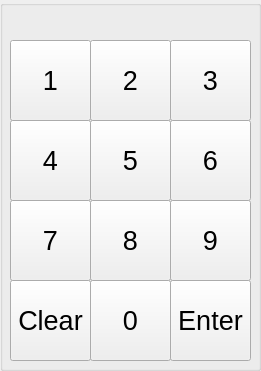
   <widget class="QGroupBox" name="groupBox_keyboard">
    <property name="geometry">
     <rect>
      <x>1010</x>
      <y>70</y>
      <width>261</width>
      <height>371</height>
     </rect>
    </property>
    <property name="font">
     <font>
      <pointsize>20</pointsize>
      <kerning>false</kerning>
     </font>
    </property>
    <property name="focusPolicy">
     <enum>Qt::NoFocus</enum>
    </property>
    <property name="title">
     <string/>
    </property>
    <property name="checkable">
     <bool>false</bool>
    </property>
    <property name="checked">
     <bool>false</bool>
    </property>
    <widget class="QPushButton" name="pushButton_key_1">
     <property name="geometry">
      <rect>
       <x>10</x>
       <y>40</y>
       <width>81</width>
       <height>81</height>
      </rect>
     </property>
     <property name="focusPolicy">
      <enum>Qt::NoFocus</enum>
     </property>
     <property name="text">
      <string>1</string>
     </property>
    </widget>
    <widget class="QPushButton" name="pushButton_key_2">
     <property name="geometry">
      <rect>
       <x>90</x>
       <y>40</y>
       <width>81</width>
       <height>81</height>
      </rect>
     </property>
     <property name="focusPolicy">
      <enum>Qt::NoFocus</enum>
     </property>
     <property name="text">
      <string>2</string>
     </property>
    </widget>
    <widget class="QPushButton" name="pushButton_key_3">
     <property name="geometry">
      <rect>
       <x>170</x>
       <y>40</y>
       <width>81</width>
       <height>81</height>
      </rect>
     </property>
     <property name="focusPolicy">
      <enum>Qt::NoFocus</enum>
     </property>
     <property name="text">
      <string>3</string>
     </property>
    </widget>
    <widget class="QPushButton" name="pushButton_key_6">
     <property name="geometry">
      <rect>
       <x>170</x>
       <y>120</y>
       <width>81</width>
       <height>81</height>
      </rect>
     </property>
     <property name="focusPolicy">
      <enum>Qt::NoFocus</enum>
     </property>
     <property name="text">
      <string>6</string>
     </property>
    </widget>
    <widget class="QPushButton" name="pushButton_key_5">
     <property name="geometry">
      <rect>
       <x>90</x>
       <y>120</y>
       <width>81</width>
       <height>81</height>
      </rect>
     </property>
     <property name="focusPolicy">
      <enum>Qt::NoFocus</enum>
     </property>
     <property name="text">
      <string>5</string>
     </property>
    </widget>
    <widget class="QPushButton" name="pushButton_key_4">
     <property name="geometry">
      <rect>
       <x>10</x>
       <y>120</y>
       <width>81</width>
       <height>81</height>
      </rect>
     </property>
     <property name="focusPolicy">
      <enum>Qt::NoFocus</enum>
     </property>
     <property name="text">
      <string>4</string>
     </property>
    </widget>
    <widget class="QPushButton" name="pushButton_key_9">
     <property name="geometry">
      <rect>
       <x>170</x>
       <y>200</y>
       <width>81</width>
       <height>81</height>
      </rect>
     </property>
     <property name="focusPolicy">
      <enum>Qt::NoFocus</enum>
     </property>
     <property name="text">
      <string>9</string>
     </property>
    </widget>
    <widget class="QPushButton" name="pushButton_key_8">
     <property name="geometry">
      <rect>
       <x>90</x>
       <y>200</y>
       <width>81</width>
       <height>81</height>
      </rect>
     </property>
     <property name="focusPolicy">
      <enum>Qt::NoFocus</enum>
     </property>
     <property name="text">
      <string>8</string>
     </property>
    </widget>
    <widget class="QPushButton" name="pushButton_key_7">
     <property name="geometry">
      <rect>
       <x>10</x>
       <y>200</y>
       <width>81</width>
       <height>81</height>
      </rect>
     </property>
     <property name="focusPolicy">
      <enum>Qt::NoFocus</enum>
     </property>
     <property name="text">
      <string>7</string>
     </property>
    </widget>
    <widget class="QPushButton" name="pushButton_key_enter">
     <property name="geometry">
      <rect>
       <x>170</x>
       <y>280</y>
       <width>81</width>
       <height>81</height>
      </rect>
     </property>
     <property name="focusPolicy">
      <enum>Qt::NoFocus</enum>
     </property>
     <property name="text">
      <string>Enter</string>
     </property>
    </widget>
    <widget class="QPushButton" name="pushButton_key_0">
     <property name="geometry">
      <rect>
       <x>90</x>
       <y>280</y>
       <width>81</width>
       <height>81</height>
      </rect>
     </property>
     <property name="focusPolicy">
      <enum>Qt::NoFocus</enum>
     </property>
     <property name="text">
      <string>0</string>
     </property>
    </widget>
    <widget class="QPushButton" name="pushButton_key_clear">
     <property name="geometry">
      <rect>
       <x>10</x>
       <y>280</y>
       <width>81</width>
       <height>81</height>
      </rect>
     </property>
     <property name="focusPolicy">
      <enum>Qt::NoFocus</enum>
     </property>
     <property name="text">
      <string>Clear</string>
     </property>
    </widget>
   </widget>
